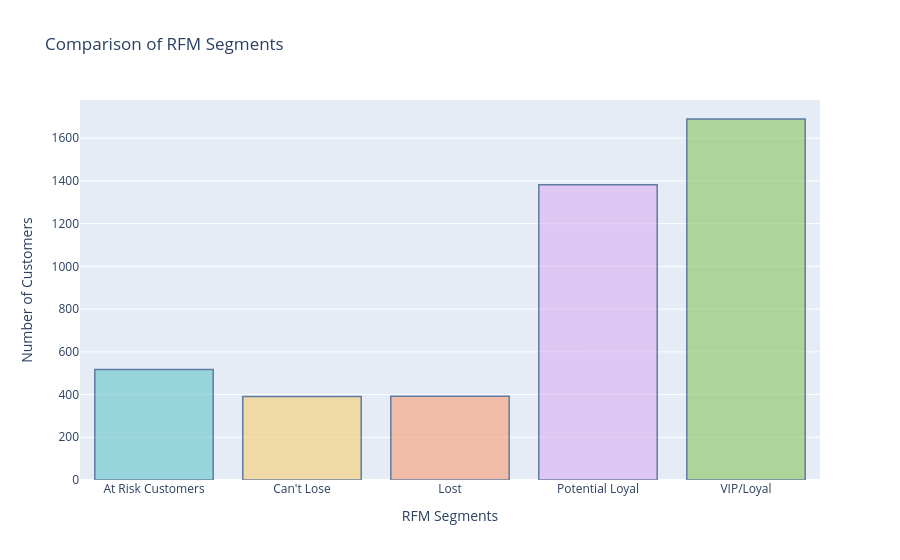

Notebook cell for this chart:
### Code cell
pastel_colors = plotly.colors.qualitative.Pastel

fig = go.Figure(data=[go.Bar(x=segment_counts.index, y=segment_counts.values, 
                            marker=dict(color=pastel_colors))])

# Set the color of the Champions segment as a different color
vip_color = 'rgba(158, 202, 225)'

fig.update_traces(marker_color=[vip_color if segment == 'Champions' else pastel_colors[i]
                                for i, segment in enumerate(segment_counts.index)],
                 marker_line_color='rgb(8, 48, 107)',
                 marker_line_width=1.5, opacity=0.6)

# Update the layout 
fig.update_layout(title='Comparison of RFM Segments',
            xaxis_title='RFM Segments',
            yaxis_title='Number of Customers',
            showlegend=False)

# Display the figure
fig.show() 
fig.write_image('rfm_segment_comparison.png', scale=2)

### Figure 1 — Plotly figure (JSON) as saved in the notebook; plotly's stock layout.template omitted (floating-point values rounded to 4 significant figures)
{"data": [{"marker": {"color": ["rgb(102, 197, 204)", "rgb(246, 207, 113)", "rgb(248, 156, 116)", "rgb(220, 176, 242)", "rgb(135, 197, 95)"], "line": {"color": "rgb(8, 48, 107)", "width": 1.5}}, "opacity": 0.6, "type": "bar", "x": ["At Risk Customers", "Can't Lose", "Lost", "Potential Loyal", "VIP/Loyal"], "y": [517, 391, 392, 1382, 1690]}], "layout": {"showlegend": false, "title": {"text": "Comparison of RFM Segments"}, "xaxis": {"title": {"text": "RFM Segments"}}, "yaxis": {"title": {"text": "Number of Customers"}}}}
